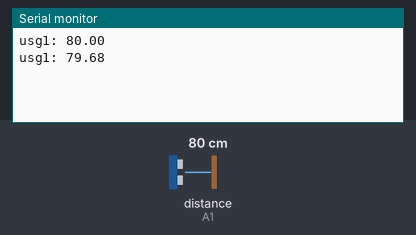
Simulated run of this sketch. Board: Arduino Uno, built with avr-gcc and run on an emulated ATmega328P. Shown: the last lines printed to the serial monitor. Wiring (inferred from the names in the program): ultrasonic range finder: trigger A0; echo A1. The test bench sets the inputs (shaded band); at power-on: distance to the obstacle (sensor on A1) 80 cm. The echo pulse lasts 58.3 µs per cm.

Above: at 1.8 s.
1.9 s: distance to the obstacle (sensor on A1) set to 4 cm
At 2.7 s:
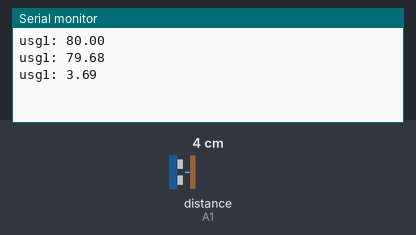
3.4 s: distance to the obstacle (sensor on A1) set to 2 cm
At 4.8 s:
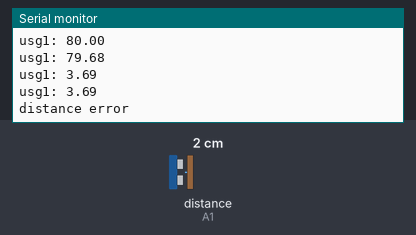
Timing chart, 0 to 6.4 s (numbered marks = the images above; inputs shaded):
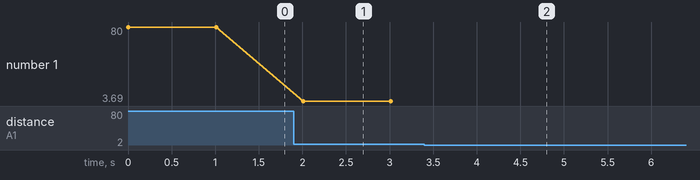

The sketch:

ultrasonic_sensor.ino
```cpp
// @Author: Ryan Zhang
// @Date:   9/23/23
// @Last Modified by:   Ryan Zhang
// @Last Modified time: 9/23/23
// @Github: hz157 (https://github.com/hz157)
int TrigPin = A0;
int EchoPin = A1;
float distance;

void setup() {
  Serial.begin(9600);
  pinMode(TrigPin,OUTPUT);
  pinMode(EchoPin,INPUT);
}


void loop() {
  // 初始化 防止还在高电平状态，给低电平将超声波传感器重置
  digitalWrite(TrigPin,LOW);
  delayMicroseconds(2);
  // 超声波开始测距
  digitalWrite(TrigPin,HIGH); // 输出高电平信号，SR04开始发射超声波脉冲
  delayMicroseconds(10);  // 持续10μs
  digitalWrite(TrigPin,LOW);  // 测距完成，重新给低电平
  distance = (pulseIn(EchoPin,HIGH) * 0.0343) / 2;  //单位换算 距离=(高电平持续时间*声速)/2
  if (distance >= 2 && distance <= 400){
    Serial.print("usg1: ");
    Serial.println(distance);  // 发送距离值(unit: cm)
  } else {
    Serial.print("distance error");
  }
  delay(1000); // 刷新时间为1s
}
```

Measured:
- the behaviour switches between 3 and 2 cm on distance to the obstacle (sensor on A1) (found by bisection; images 1 and 2)
- after the input at 1.9 s, the serial monitor: prints a new line after 0.11 s (image 1)
- after the input at 3.4 s, the serial monitor: prints a new line after 0.61 s (image 2)
- plotted number 1: 79.68 → 3.69 after the input at 1.9 s
